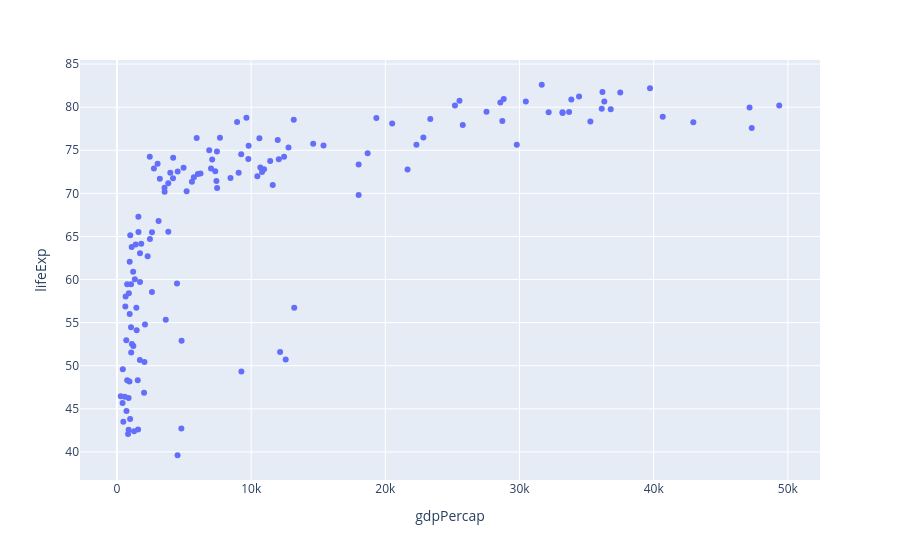

Notebook code cell kept with this figure:
### Markdown cell above
### Task 3: Plot Life Expectancy vs GDP per Capita

### Code cell
gapminder2007 = gapminder.query("year == 2007")

px.scatter(gapminder2007, x = "gdpPercap", y = "lifeExp")

### Figure 1 — Plotly figure (JSON) as saved in the notebook; plotly's stock layout.template omitted (floating-point values rounded to 4 significant figures; data arrays with more than 128 entries replaced by an {"elided": "..."} marker saying what was removed)
{"data": [{"hovertemplate": "gdpPercap=%{x}<br>lifeExp=%{y}<extra></extra>", "legendgroup": "", "marker": {"color": "#636efa", "symbol": "circle"}, "mode": "markers", "name": "", "orientation": "v", "showlegend": false, "type": "scatter", "x": {"elided": "142 float values"}, "xaxis": "x", "y": {"elided": "142 float values"}, "yaxis": "y"}], "layout": {"legend": {"tracegroupgap": 0}, "margin": {"t": 60}, "xaxis": {"anchor": "y", "domain": [0, 1], "title": {"text": "gdpPercap"}}, "yaxis": {"anchor": "x", "domain": [0, 1], "title": {"text": "lifeExp"}}}}
